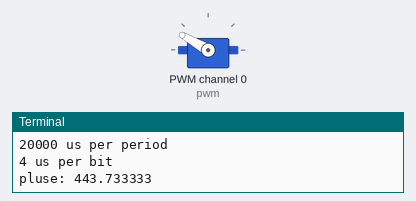
Recording of a program running on a simulated Raspberry Pi (BCM pin numbers). Shown: servo, the last lines printed to the terminal. Servo angles are drawn from the pulse width (0.5 ms = 0°, 2.5 ms = 180°).

Above: at 0.05 s.
At 1.5 s:
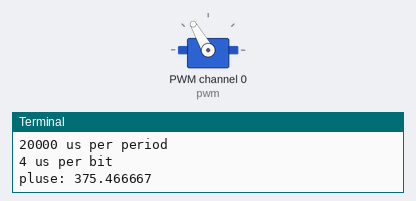
At 3.0 s:
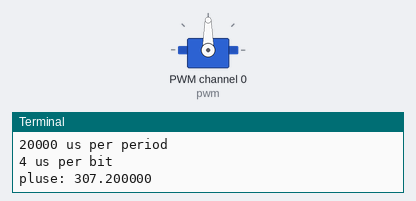
Timing chart, 0 to 6.9 s (numbered marks = the images above):
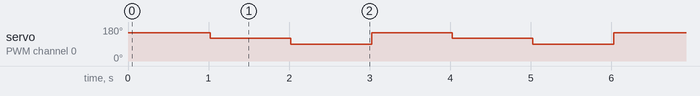

The program:

ServoTest.py
```python
from Adafruit_PWM_Servo_Driver import PWM
import time

# ===========================================================================
# Example Code
# ===========================================================================

# Initialise the PWM device using the default address
# bmp = PWM(0x40, debug=True)
pwm = PWM(0x40,debug = False)

servoMin = 150  # Min pulse length out of 4096
servoMax = 600  # Max pulse length out of 4096

def setServoPulse(channel, pulse):
  pulseLength = 1000000.0                   # 1,000,000 us per second
  pulseLength /= 50.0                       # 60 Hz
  print ("%d us per period" % pulseLength)
  pulseLength /= 4096.0                     # 12 bits of resolution
  print ("%d us per bit" % pulseLength)
  pulse *= 1000.0
  pulse /= (pulseLength*1.0)
# pwmV=int(pluse)
  print ("pluse: %f  " % (pulse))
  pwm.setPWM(channel, 0, int(pulse))


#Angle to PWM
def write(servonum,x):
  y=x/90.0+0.5
  y=max(y,0.5)
  y=min(y,2.5)
  setServoPulse(servonum,y)

pwm.setPWMFreq(50)                        # Set frequency to 60 Hz
#pwm.setPWM(0,0,153)
while True:
  write(0, 150)
  time.sleep(1)
  write(0, 120)
  time.sleep(1)
  write(0,90)
  time.sleep(1)
#while (True):
  # Change speed of continuous servo on channel O
#  setServoPulse(0, 2)
#  time.sleep(3)
#  setServoPulse(0, servoMax)
#  time.sleep(3000)
```

Measured:
- by itself, servo on PWM channel 0 (pwm): repeats every 3.0 s: 90° 1.0 s, 150° 1.0 s, 120° 1.0 s
